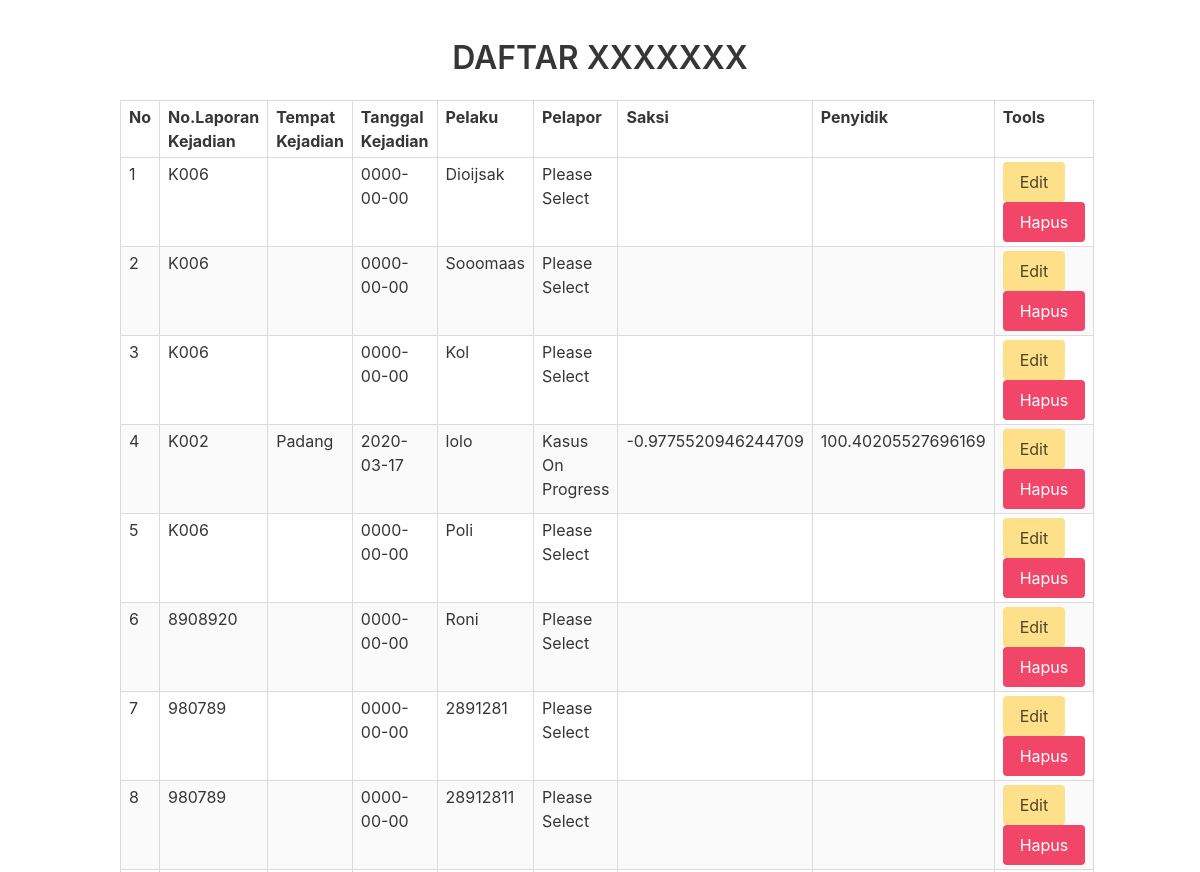
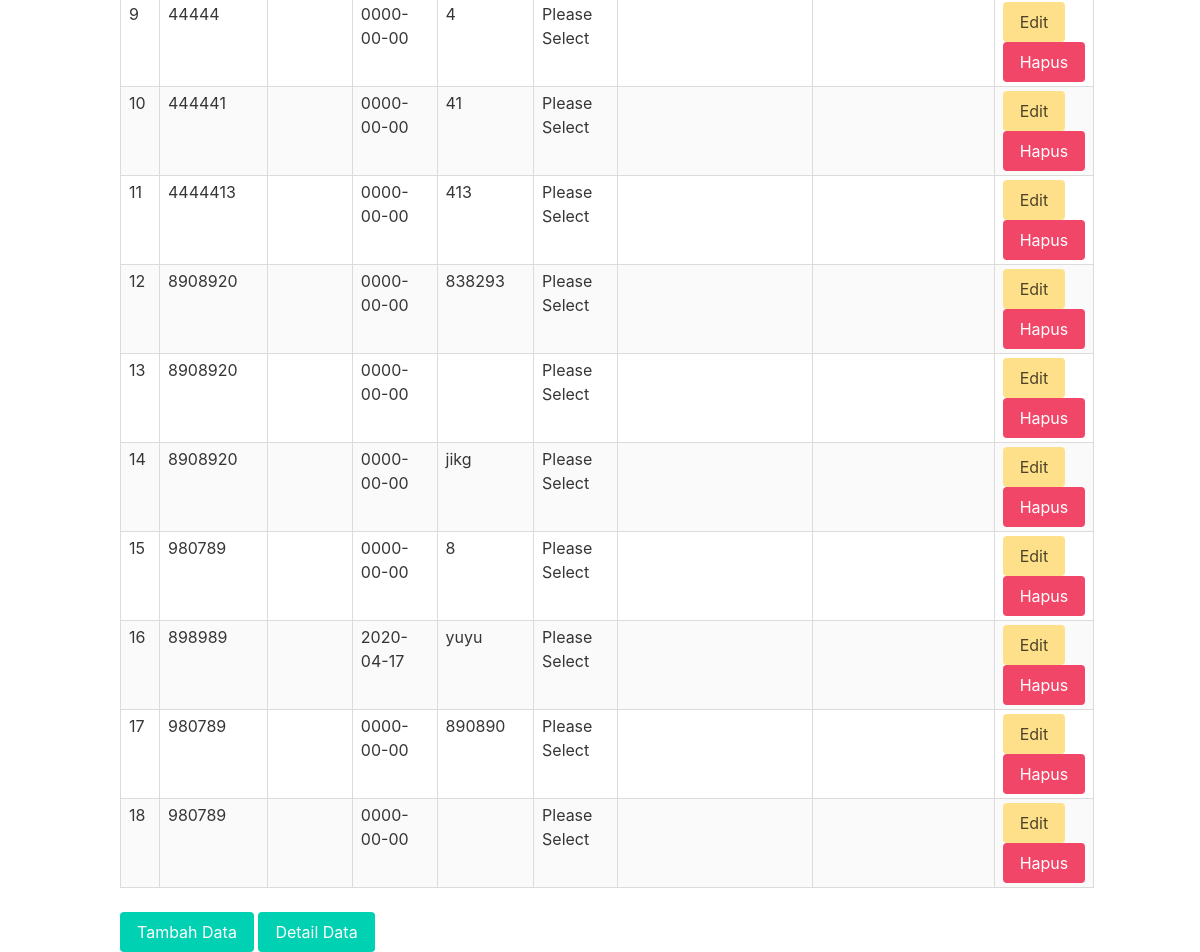
The page /ole/view/halamandetail.php on the database its author committed (2 pictures, top to bottom).
### tables this page shows
CREATE TABLE `detailpenduduk` (
  `nik` varchar(20) NOT NULL,
  `no_lapkejadian` varchar(20) NOT NULL
);

CREATE TABLE `laporan` (
  `no_lapkejadian` varchar(11) NOT NULL,
  `tempat_kejadian` text NOT NULL,
  `tgl_kejadian` date NOT NULL,
  `penanganan` text NOT NULL,
  `status_kejadian` text NOT NULL,
  `latitude` varchar(50) NOT NULL,
  `longitude` varchar(50) NOT NULL
);

CREATE TABLE `penduduk` (
  `nik` varchar(20) NOT NULL,
  `nama` varchar(39) NOT NULL,
  `ttl` date NOT NULL,
  `alamat` text NOT NULL,
  `jk` varchar(11) NOT NULL,
  `notlp` varchar(15) NOT NULL
);

### ole/model/fungsi.php (called while the page is built, shortened)
<?php
  $conn = mysqli_connect("localhost","root","","dbkepolisian")or die(mysqli_error());;
    function lihat($query)
    {
        global $conn;
        $hasil = mysqli_query($conn,$query);
        $tampungData = [];
        while ( $data = mysqli_fetch_assoc($hasil) ) {
            $tampungData[] = $data;
        }
        return $tampungData;
    }
?>

### ole/controller/lihat.php (called while the page is built)
<?php
    require '../model/fungsi.php';
     $laporan = lihat("SELECT * FROM detailpenduduk INNER JOIN laporan ON detailpenduduk.no_lapkejadian=laporan.no_lapkejadian INNER JOIN penduduk ON detailpenduduk.nik=penduduk.nik INNER JOIN detailstatus ON detailstatus.nik=detailpenduduk.nik INNER JOIN status_penduduk ON detailstatus.id_status=status_penduduk.id_status order by detailpenduduk.nik
    	");
?>

### ole/view/halamandetail.php (the view, shortened to what this page needs)
<!DOCTYPE html>
<html lang="">
    <head>
        <link rel="stylesheet" href="https://cdnjs.cloudflare.com/ajax/libs/bulma/0.4.0/css/bulma.css"/>
    </head>
    <body>
    <h1 class="title" align="center" style="margin-top: 40px;">DAFTAR XXXXXXX</h1>
    <div class="container">
        <table class="table is-bordered is-striped is-narrow is-hoverable is-fullwidth">
            <thead>
                <tr>
                    <th>No</th>
                    <th>No.Laporan Kejadian</th>
                    <th>Tempat Kejadian</th>
                    <th>Tanggal Kejadian</th>
                    <th>Pelaku</th>
                    <th>Pelapor</th>
                    <th>Saksi</th>
                    <th>Penyidik</th>
                    <th>Tools</th>
                </tr>
            </thead>
            <tbody>
                 <?php
                       include '../controller/lihat.php';
                       $no=1;
                 ?>
            <?php foreach($laporan as $row) :?>
                <tr>
                    <td><?php echo $no;?></td>
                    <td><?php echo $row["no_lapkejadian"]; ?></td>
                    <td><?php echo $row["tempat_kejadian"]; ?></td>
                    <td><?php echo $row["tgl_kejadian"]; ?></td>
                    <td><?php echo $row["nama"]; ?></td>
                    <td><?php echo $row["status_kejadian"]; ?></td>
                    <td><?php echo $row["latitude"]; ?></td>
                    <td><?php echo $row["longitude"]; ?></td>
                    <td>
                        <a href="../view/halamanedit.php?id=<?php echo $row["no_lapkejadian"] ?>"class="button is-warning">Edit</a>
                        <a href="../controller/hapus.php?id=<?php echo $row["no_lapkejadian"] ?>"class="button is-danger">Hapus</a>
                    </td>
                </tr>
            <?php $no++; ?>
            <?php endforeach;?>
            </tbody>
        </table>
        <a class="button is-primary" href="tambahlaporan.php">Tambah Data</a>
        <a class="button is-primary" href="halamandetail.php">Detail Data</a>
    </div>
    </body>
</html>

### rows shown on the page
detailpenduduk: no_lapkejadian.no_lapkejadian "K006", no_lapkejadian.tgl_kejadian "0000-00-00", nik.nama "Dioijsak", no_lapkejadian.status_kejadian "Please Select"
detailpenduduk: no_lapkejadian.no_lapkejadian "K006", no_lapkejadian.tgl_kejadian "0000-00-00", nik.nama "Sooomaas", no_lapkejadian.status_kejadian "Please Select"
detailpenduduk: no_lapkejadian.no_lapkejadian "K006", no_lapkejadian.tgl_kejadian "0000-00-00", nik.nama "Kol", no_lapkejadian.status_kejadian "Please Select"
detailpenduduk: no_lapkejadian.no_lapkejadian "K002", no_lapkejadian.tempat_kejadian "Padang", no_lapkejadian.tgl_kejadian "2020-03-17", nik.nama "lolo", no_lapkejadian.status_kejadian "Kasus On Progress", no_lapkejadian.latitude "-0.9775520946244709", no_lapkejadian.longitude "100.40205527696169"
detailpenduduk: no_lapkejadian.no_lapkejadian "K006", no_lapkejadian.tgl_kejadian "0000-00-00", nik.nama "Poli", no_lapkejadian.status_kejadian "Please Select"
detailpenduduk: no_lapkejadian.no_lapkejadian "8908920", no_lapkejadian.tgl_kejadian "0000-00-00", nik.nama "Roni", no_lapkejadian.status_kejadian "Please Select"
detailpenduduk: no_lapkejadian.no_lapkejadian "980789", no_lapkejadian.tgl_kejadian "0000-00-00", nik.nama "2891281", no_lapkejadian.status_kejadian "Please Select"
detailpenduduk: no_lapkejadian.no_lapkejadian "980789", no_lapkejadian.tgl_kejadian "0000-00-00", nik.nama "28912811", no_lapkejadian.status_kejadian "Please Select"
detailpenduduk: laporan.no_lapkejadian "44444", laporan.tgl_kejadian "0000-00-00", nik.nama "4", laporan.status_kejadian "Please Select"
detailpenduduk: laporan.no_lapkejadian "444441", laporan.tgl_kejadian "0000-00-00", nik.nama "41", laporan.status_kejadian "Please Select"
detailpenduduk: laporan.no_lapkejadian "4444413", laporan.tgl_kejadian "0000-00-00", nik.nama "413", laporan.status_kejadian "Please Select"
detailpenduduk: no_lapkejadian.no_lapkejadian "8908920", no_lapkejadian.tgl_kejadian "0000-00-00", nik.nama "838293", no_lapkejadian.status_kejadian "Please Select"
detailpenduduk: no_lapkejadian.no_lapkejadian "8908920", no_lapkejadian.tgl_kejadian "0000-00-00", no_lapkejadian.status_kejadian "Please Select"
detailpenduduk: no_lapkejadian.no_lapkejadian "8908920", no_lapkejadian.tgl_kejadian "0000-00-00", nik.nama "jikg", no_lapkejadian.status_kejadian "Please Select"
detailpenduduk: no_lapkejadian.no_lapkejadian "980789", no_lapkejadian.tgl_kejadian "0000-00-00", nik.nama "8", no_lapkejadian.status_kejadian "Please Select"
detailpenduduk: laporan.no_lapkejadian "898989", laporan.tgl_kejadian "2020-04-17", nik.nama "yuyu", laporan.status_kejadian "Please Select"
detailpenduduk: no_lapkejadian.no_lapkejadian "980789", no_lapkejadian.tgl_kejadian "0000-00-00", nik.nama "890890", no_lapkejadian.status_kejadian "Please Select"
detailpenduduk: no_lapkejadian.no_lapkejadian "980789", no_lapkejadian.tgl_kejadian "0000-00-00", no_lapkejadian.status_kejadian "Please Select"
